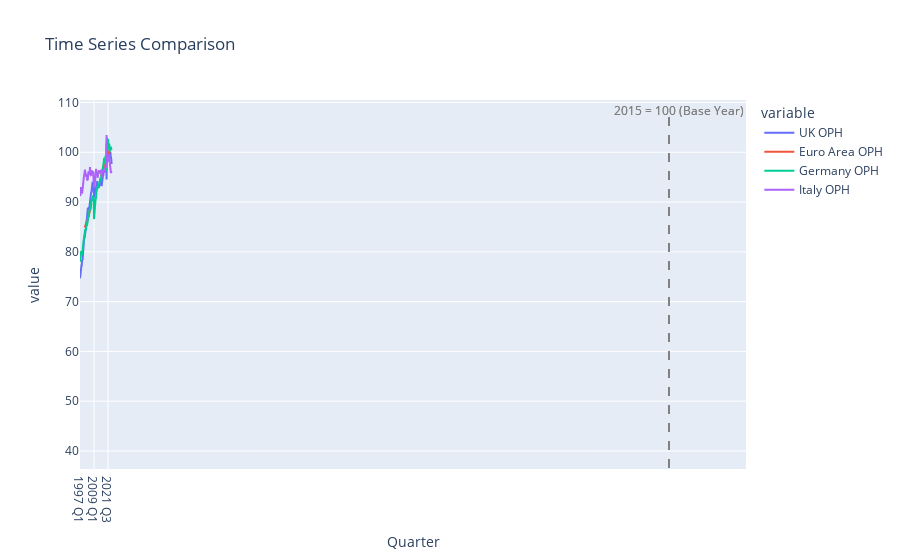

The code cell stored with this chart in its notebook:
### Code cell
fig = px.line(OPH, 
              x="Year", 
              y="GDP per Hour Worked", 
              color="Country",
              markers=True,
              title="GDP per Hour Worked (2015=100) Over Time")

fig.add_shape(
    go.layout.Shape(
        type="line",
        x0=2015, x1=2015,  # Vertical line at 2015
        y0=OPH["GDP per Hour Worked"].min(), 
        y1=OPH["GDP per Hour Worked"].max(),
        line=dict(color="gray", width=2, dash="dash"),
    )
)

# Add annotation for 2015 Base Year
fig.add_annotation(
    x=2015, 
    y=OPH["GDP per Hour Worked"].max(),
    text="2015 = 100 (Base Year)",
    showarrow=False,
    font=dict(size=12, color="gray"),
    xshift=10
)

# Show the chart
fig.show()

### Figure 1 — Plotly figure (JSON) as saved in the notebook; plotly's stock layout.template omitted (floating-point values rounded to 4 significant figures)
{"data": [{"hovertemplate": "variable=UK OPH<br>Quarter=%{x}<br>value=%{y}<extra></extra>", "legendgroup": "UK OPH", "line": {"color": "#636efa", "dash": "solid"}, "marker": {"symbol": "circle"}, "mode": "lines", "name": "UK OPH", "orientation": "v", "showlegend": true, "type": "scatter", "x": ["1997 Q1", "1997 Q2", "1997 Q3", "1997 Q4", "1998 Q1", "1998 Q2", "1998 Q3", "1998 Q4", "1999 Q1", "1999 Q2", "1999 Q3", "1999 Q4", "2000 Q1", "2000 Q2", "2000 Q3", "2000 Q4", "2001 Q1", "2001 Q2", "2001 Q3", "2001 Q4", "2002 Q1", "2002 Q2", "2002 Q3", "2002 Q4", "2003 Q1", "2003 Q2", "2003 Q3", "2003 Q4", "2004 Q1", "2004 Q2", "2004 Q3", "2004 Q4", "2005 Q1", "2005 Q2", "2005 Q3", "2005 Q4", "2006 Q1", "2006 Q2", "2006 Q3", "2006 Q4", "2007 Q1", "2007 Q2", "2007 Q3", "2007 Q4", "2008 Q1", "2008 Q2", "2008 Q3", "2008 Q4", "2009 Q1", "2009 Q2", "2009 Q3", "2009 Q4", "2010 Q1", "2010 Q2", "2010 Q3", "2010 Q4", "2011 Q1", "2011 Q2", "2011 Q4", "2012 Q1", "2012 Q2", "2012 Q3", "2012 Q4", "2013 Q1", "2013 Q2", "2013 Q3", "2013 Q4", "2014 Q1", "2014 Q2", "2014 Q3", "2014 Q4", "2015 Q1", "2015 Q2", "2015 Q3", "2015 Q4", "2016 Q1", "2016 Q2", "2016 Q3", "2016 Q4", "2017 Q1", "2017 Q2", "2017 Q3", "2017 Q4", "2018 Q1", "2018 Q2", "2018 Q3", "2018 Q4", "2019 Q2", "2019 Q3", "2019 Q4", "2020 Q1", "2020 Q2", "2020 Q3", "2020 Q4", "2021 Q1", "2021 Q2", "2021 Q3", "2021 Q4", "2022 Q1", "2022 Q2", "2022 Q3", "2022 Q4", "2023 Q1", "2023 Q2", "2023 Q3", "2023 Q4", "2024 Q1", "2024 Q2", "2024 Q3"], "xaxis": "x", "y": [74.69, 75.0, 75.4, 76.48, 76.73, 77.27, 77.27, 78.28, 78.35, 78.48, 79.45, 80.43, 82.48, 82.15, 82.66, 82.59, 83.57, 83.33, 83.83, 84.15, 84.5, 85.22, 85.28, 85.83, 86.42, 86.98, 87.68, 88.84, 88.2, 88.95, 88.99, 88.48, 89.13, 90.04, 90.24, 91.18, 91.47, 91.9, 91.92, 92.01, 92.81, 93.14, 93.55, 94.04, 93.44, 94.13, 92.6, 91.15, 90.89, 90.85, 91.39, 91.66, 92.73, 92.99, 93.05, 92.74, 92.95, 94.01, 94.06, 94.02, 93.27, 93.25, 92.86, 92.98, 93.39, 92.93, 93.35, 93.3, 93.31, 93.81, 93.86, 93.76, 94.36, 94.59, 93.21, 94.12, 94.5, 94.77, 95.09, 95.31, 95.38, 96.85, 97.23, 96.85, 96.88, 96.36, 96.54, 96.22, 97.5, 97.84, 97.45, 94.53, 102.5, 97.61, 98.71, 100.1, 99.04, 100.0, 100.1, 99.86, 100.0, 100.0, 99.36, 99.54, 100.1, 99.22, 98.83, 98.63, 97.64], "yaxis": "y"}, {"hovertemplate": "variable=Euro Area OPH<br>Quarter=%{x}<br>value=%{y}<extra></extra>", "legendgroup": "Euro Area OPH", "line": {"color": "#EF553B", "dash": "solid"}, "marker": {"symbol": "circle"}, "mode": "lines", "name": "Euro Area OPH", "orientation": "v", "showlegend": true, "type": "scatter", "x": ["1997 Q1", "1997 Q2", "1997 Q3", "1997 Q4", "1998 Q1", "1998 Q2", "1998 Q3", "1998 Q4", "1999 Q1", "1999 Q2", "1999 Q3", "1999 Q4", "2000 Q1", "2000 Q2", "2000 Q3", "2000 Q4", "2001 Q1", "2001 Q2", "2001 Q3", "2001 Q4", "2002 Q1", "2002 Q2", "2002 Q3", "2002 Q4", "2003 Q1", "2003 Q2", "2003 Q3", "2003 Q4", "2004 Q1", "2004 Q2", "2004 Q3", "2004 Q4", "2005 Q1", "2005 Q2", "2005 Q3", "2005 Q4", "2006 Q1", "2006 Q2", "2006 Q3", "2006 Q4", "2007 Q1", "2007 Q2", "2007 Q3", "2007 Q4", "2008 Q1", "2008 Q2", "2008 Q3", "2008 Q4", "2009 Q1", "2009 Q2", "2009 Q3", "2009 Q4", "2010 Q1", "2010 Q2", "2010 Q3", "2010 Q4", "2011 Q1", "2011 Q2", "2011 Q4", "2012 Q1", "2012 Q2", "2012 Q3", "2012 Q4", "2013 Q1", "2013 Q2", "2013 Q3", "2013 Q4", "2014 Q1", "2014 Q2", "2014 Q3", "2014 Q4", "2015 Q1", "2015 Q2", "2015 Q3", "2015 Q4", "2016 Q1", "2016 Q2", "2016 Q3", "2016 Q4", "2017 Q1", "2017 Q2", "2017 Q3", "2017 Q4", "2018 Q1", "2018 Q2", "2018 Q3", "2018 Q4", "2019 Q2", "2019 Q3", "2019 Q4", "2020 Q1", "2020 Q2", "2020 Q3", "2020 Q4", "2021 Q1", "2021 Q2", "2021 Q3", "2021 Q4", "2022 Q1", "2022 Q2", "2022 Q3", "2022 Q4", "2023 Q1", "2023 Q2", "2023 Q3", "2023 Q4", "2024 Q1", "2024 Q2", "2024 Q3"], "xaxis": "x", "y": [null, null, null, null, null, null, null, null, null, null, null, null, null, null, null, null, 84.88, 85.12, 85.21, 85.07, 85.27, 85.59, 85.97, 86.14, 85.78, 85.89, 86.3, 86.63, 87.17, 87.42, 87.58, 87.72, 87.94, 87.79, 88.49, 88.37, 88.75, 89.33, 89.25, 89.76, null, null, null, null, null, null, null, null, null, null, null, null, null, null, null, null, null, null, null, null, null, null, null, null, null, null, null, null, null, null, null, 95.45, 95.36, 95.44, 95.67, 95.34, 95.4, 95.72, 96.21, 96.46, 96.76, 97.1, 97.43, 97.42, 97.03, 96.76, 97.15, 97.91, 97.73, 97.81, 98.75, 101.7, 99.35, 100.2, 100.6, 99.69, 100.1, 100.1, 99.59, 99.97, 100.3, 99.8, null, null, null, null, null, null, null], "yaxis": "y"}, {"hovertemplate": "variable=Germany OPH<br>Quarter=%{x}<br>value=%{y}<extra></extra>", "legendgroup": "Germany OPH", "line": {"color": "#00cc96", "dash": "solid"}, "marker": {"symbol": "circle"}, "mode": "lines", "name": "Germany OPH", "orientation": "v", "showlegend": true, "type": "scatter", "x": ["1997 Q1", "1997 Q2", "1997 Q3", "1997 Q4", "1998 Q1", "1998 Q2", "1998 Q3", "1998 Q4", "1999 Q1", "1999 Q2", "1999 Q3", "1999 Q4", "2000 Q1", "2000 Q2", "2000 Q3", "2000 Q4", "2001 Q1", "2001 Q2", "2001 Q3", "2001 Q4", "2002 Q1", "2002 Q2", "2002 Q3", "2002 Q4", "2003 Q1", "2003 Q2", "2003 Q3", "2003 Q4", "2004 Q1", "2004 Q2", "2004 Q3", "2004 Q4", "2005 Q1", "2005 Q2", "2005 Q3", "2005 Q4", "2006 Q1", "2006 Q2", "2006 Q3", "2006 Q4", "2007 Q1", "2007 Q2", "2007 Q3", "2007 Q4", "2008 Q1", "2008 Q2", "2008 Q3", "2008 Q4", "2009 Q1", "2009 Q2", "2009 Q3", "2009 Q4", "2010 Q1", "2010 Q2", "2010 Q3", "2010 Q4", "2011 Q1", "2011 Q2", "2011 Q4", "2012 Q1", "2012 Q2", "2012 Q3", "2012 Q4", "2013 Q1", "2013 Q2", "2013 Q3", "2013 Q4", "2014 Q1", "2014 Q2", "2014 Q3", "2014 Q4", "2015 Q1", "2015 Q2", "2015 Q3", "2015 Q4", "2016 Q1", "2016 Q2", "2016 Q3", "2016 Q4", "2017 Q1", "2017 Q2", "2017 Q3", "2017 Q4", "2018 Q1", "2018 Q2", "2018 Q3", "2018 Q4", "2019 Q2", "2019 Q3", "2019 Q4", "2020 Q1", "2020 Q2", "2020 Q3", "2020 Q4", "2021 Q1", "2021 Q2", "2021 Q3", "2021 Q4", "2022 Q1", "2022 Q2", "2022 Q3", "2022 Q4", "2023 Q1", "2023 Q2", "2023 Q3", "2023 Q4", "2024 Q1", "2024 Q2", "2024 Q3"], "xaxis": "x", "y": [78.05, 78.33, 78.54, 79.34, 80.14, 79.42, 79.36, 79.34, 80.29, 80.16, 81.08, 81.27, 82.09, 82.64, 82.74, 82.45, 84.43, 84.34, 84.57, 84.51, 84.33, 84.8, 85.76, 86.03, 85.23, 85.68, 86.38, 86.91, 86.41, 87.31, 87.01, 87.24, 88.26, 88.28, 88.58, 88.37, 88.98, 89.66, 89.93, 90.42, 90.32, 90.48, 90.94, 91.04, 91.14, 91.11, 90.83, 89.91, 86.58, 87.91, 88.56, 89.48, 89.14, 90.33, 90.72, 90.64, 91.95, 92.25, 92.54, 92.78, 93.04, 93.22, 92.79, 93.02, 93.5, 93.35, 93.36, 93.76, 93.9, 94.44, 94.88, 94.42, 94.56, 95.22, 95.54, 96.08, 96.16, 96.08, 96.49, 97.43, 97.7, 97.94, 98.6, 98.86, 98.41, 97.8, 97.88, 99.27, 98.65, 99.31, 98.99, 96.23, 102.9, 101.9, 100.3, 100.7, 102.7, 101.7, 101.1, 101.2, 101.7, 101.4, 100.9, 100.2, 100.6, 100.7, 101.1, 100.6, 100.4], "yaxis": "y"}, {"hovertemplate": "variable=Italy OPH<br>Quarter=%{x}<br>value=%{y}<extra></extra>", "legendgroup": "Italy OPH", "line": {"color": "#ab63fa", "dash": "solid"}, "marker": {"symbol": "circle"}, "mode": "lines", "name": "Italy OPH", "orientation": "v", "showlegend": true, "type": "scatter", "x": ["1997 Q1", "1997 Q2", "1997 Q3", "1997 Q4", "1998 Q1", "1998 Q2", "1998 Q3", "1998 Q4", "1999 Q1", "1999 Q2", "1999 Q3", "1999 Q4", "2000 Q1", "2000 Q2", "2000 Q3", "2000 Q4", "2001 Q1", "2001 Q2", "2001 Q3", "2001 Q4", "2002 Q1", "2002 Q2", "2002 Q3", "2002 Q4", "2003 Q1", "2003 Q2", "2003 Q3", "2003 Q4", "2004 Q1", "2004 Q2", "2004 Q3", "2004 Q4", "2005 Q1", "2005 Q2", "2005 Q3", "2005 Q4", "2006 Q1", "2006 Q2", "2006 Q3", "2006 Q4", "2007 Q1", "2007 Q2", "2007 Q3", "2007 Q4", "2008 Q1", "2008 Q2", "2008 Q3", "2008 Q4", "2009 Q1", "2009 Q2", "2009 Q3", "2009 Q4", "2010 Q1", "2010 Q2", "2010 Q3", "2010 Q4", "2011 Q1", "2011 Q2", "2011 Q4", "2012 Q1", "2012 Q2", "2012 Q3", "2012 Q4", "2013 Q1", "2013 Q2", "2013 Q3", "2013 Q4", "2014 Q1", "2014 Q2", "2014 Q3", "2014 Q4", "2015 Q1", "2015 Q2", "2015 Q3", "2015 Q4", "2016 Q1", "2016 Q2", "2016 Q3", "2016 Q4", "2017 Q1", "2017 Q2", "2017 Q3", "2017 Q4", "2018 Q1", "2018 Q2", "2018 Q3", "2018 Q4", "2019 Q2", "2019 Q3", "2019 Q4", "2020 Q1", "2020 Q2", "2020 Q3", "2020 Q4", "2021 Q1", "2021 Q2", "2021 Q3", "2021 Q4", "2022 Q1", "2022 Q2", "2022 Q3", "2022 Q4", "2023 Q1", "2023 Q2", "2023 Q3", "2023 Q4", "2024 Q1", "2024 Q2", "2024 Q3"], "xaxis": "x", "y": [91.43, 91.23, 91.84, 92.99, 92.32, 92.12, 92.26, 91.69, 93.01, 91.69, 92.89, 93.68, 94.39, 94.78, 95.04, 96.02, 95.61, 96.51, 96.1, 95.24, 95.23, 95.1, 95.17, 95.63, 94.52, 94.37, 94.36, 94.69, 95.57, 96.16, 95.83, 95.87, 95.51, 95.77, 97.04, 96.31, 96.02, 95.43, 95.46, 95.96, 96.23, 96.39, 95.48, 95.55, 96.04, 96.0, 94.89, 93.76, 93.05, 93.06, 93.9, 94.16, 94.06, 95.61, 96.09, 96.65, 96.28, 96.17, 95.58, 95.76, 95.19, 94.88, 95.6, 95.92, 96.1, 96.21, 96.36, 96.09, 96.26, 96.12, 95.72, 96.45, 96.48, 96.29, 96.5, 95.01, 95.56, 96.42, 96.23, 96.45, 96.02, 96.23, 95.92, 96.79, 95.91, 95.97, 96.57, 97.13, 96.65, 96.89, 99.28, 103.5, 98.21, 99.03, 99.17, 98.77, 98.18, 98.75, 98.43, 98.83, 99.57, 98.29, 97.5, 97.28, 96.9, 96.16, 95.79, 96.14, 95.93], "yaxis": "y"}], "layout": {"annotations": [{"font": {"color": "gray", "size": 12}, "showarrow": false, "text": "2015 = 100 (Base Year)", "x": 2015, "xshift": 10, "y": 108.4}, {"font": {"color": "gray", "size": 12}, "showarrow": false, "text": "2015 = 100 (Base Year)", "x": 2015, "xshift": 10, "y": 108.4}], "legend": {"title": {"text": "variable"}, "tracegroupgap": 0}, "shapes": [{"line": {"color": "gray", "dash": "dash", "width": 2}, "type": "line", "x0": 2015, "x1": 2015, "y0": 36.58, "y1": 108.4}, {"line": {"color": "gray", "dash": "dash", "width": 2}, "type": "line", "x0": 2015, "x1": 2015, "y0": 36.58, "y1": 108.4}], "title": {"text": "Time Series Comparison"}, "xaxis": {"anchor": "y", "domain": [0, 1], "title": {"text": "Quarter"}}, "yaxis": {"anchor": "x", "domain": [0, 1], "title": {"text": "value"}}}}
